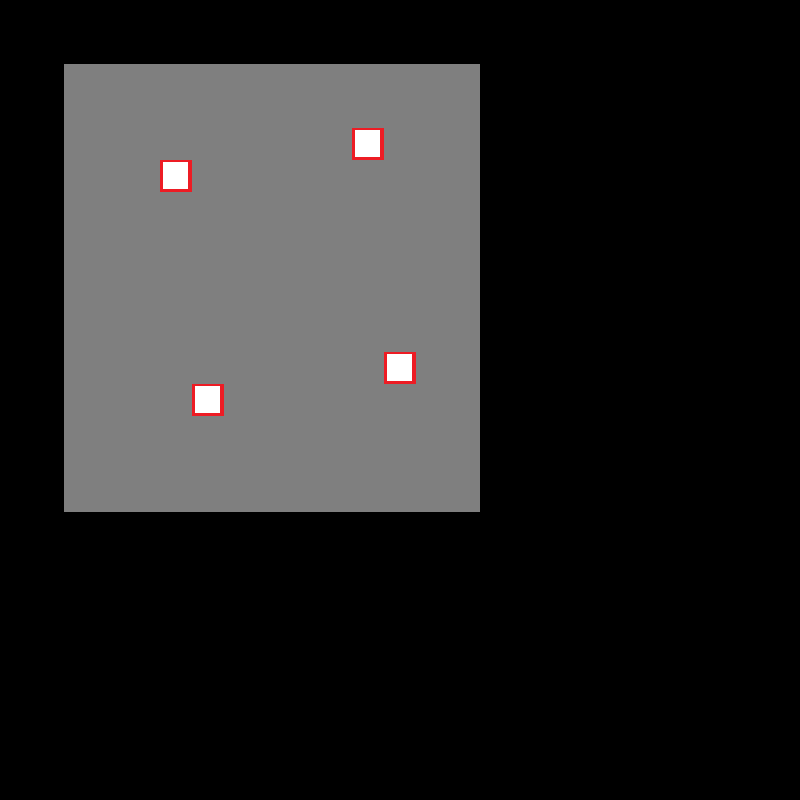

A 2D game scene composited from a Tiled map and its tileset images. What follows is a short description and the map's XML, with each tile layer's data collapsed to a summary:
An orthogonal 25x25 tile map with 32x32 px tiles, 6 tile layers (sol_Layer, switchRight_Layer, switchLeft_Layer, switchUp_Layer, ...) and 1 object.

<map version="1.9" tiledversion="1.9.2" orientation="orthogonal" renderorder="right-down" width="25" height="25" tilewidth="32" tileheight="32" infinite="0" nextlayerid="12" nextobjectid="9">
 <editorsettings>
  <export target="map_test.json" format="json" />
 </editorsettings>
 <tileset firstgid="1" name="tileset" tilewidth="32" tileheight="32" tilecount="100" columns="10">
  <image source="test/assets/tileset.png" width="320" height="320" />
  <tile id="0">
   <properties>
    <property name="estSolide" type="bool" value="false" />
   </properties>
  </tile>
  <tile id="1">
   <properties>
    <property name="estSolide" type="bool" value="true" />
   </properties>
  </tile>
  <tile id="2">
   <properties>
    <property name="estSolide" type="bool" value="true" />
   </properties>
  </tile>
 </tileset>
 <layer id="2" name="sol_Layer" width="25" height="25">
  <data>[625 cells, 240 non-empty, 1 distinct tile ids]</data>
 </layer>
 <objectgroup id="3" name="mob_Layer">
  <object id="2" x="192" y="288" width="32" height="32" />
 </objectgroup>
 <layer id="8" name="switchRight_Layer" width="25" height="25">
  <data>[625 cells, 1 non-empty, 1 distinct tile ids]</data>
 </layer>
 <layer id="9" name="switchLeft_Layer" width="25" height="25">
  <data>[625 cells, 1 non-empty, 1 distinct tile ids]</data>
 </layer>
 <layer id="10" name="switchUp_Layer" width="25" height="25">
  <data>[625 cells, 1 non-empty, 1 distinct tile ids]</data>
 </layer>
 <layer id="11" name="switchDown_Layer" width="25" height="25">
  <data>[625 cells, 1 non-empty, 1 distinct tile ids]</data>
 </layer>
 <layer id="1" name="murs_Layer" width="25" height="25">
  <data>[625 cells, 58 non-empty, 1 distinct tile ids]</data>
 </layer>
</map>
